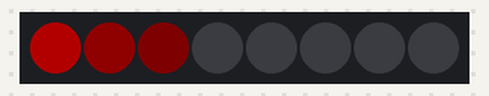
Bench run of a program on a simulated Raspberry Pi (BCM pin numbers) with a Blinkt!. Parts: 8 RGB LEDs in strip order, left to right. Dim RGB values are drawn brighter than linear; the clock reads 2024-03-15 10:24:30 at power-on unless the program sets it.

Above: at 0.05 s.
At 4.3 s:
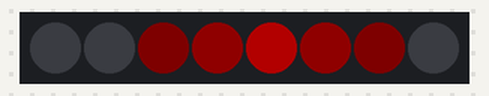
At 9.16 s:
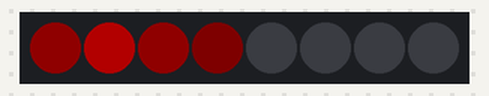
At 18.27 s:
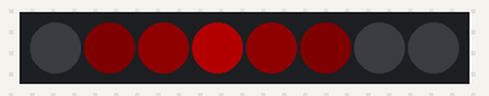
At 27.38 s:
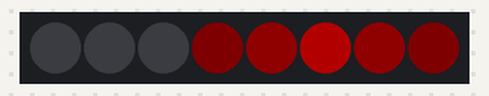
At 36.55 s:
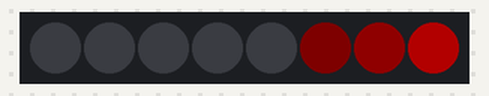
Timing chart, 0 to 40.0 s (numbered marks = the images above):
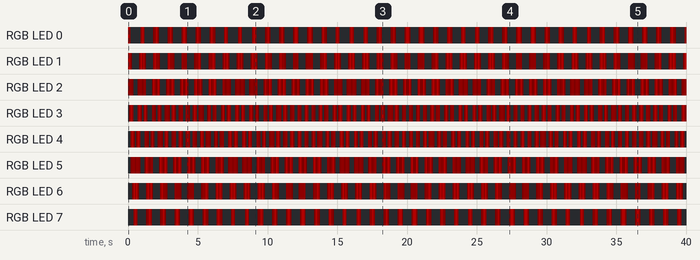

Measured:
- by itself, RGB LED 2: off → RGB(4, 0, 0) at 0.00 s, → RGB(15, 0, 0) 0.10 s later, → RGB(4, 0, 0) 0.20 s later, → off 0.10 s later, … (246 changes in this stretch)
- by itself, RGB LED 1: off → RGB(15, 0, 0) at 0.00 s, → RGB(58, 0, 0) 0.10 s later, → RGB(4, 0, 0) 0.10 s later, → off 0.10 s later, … (196 changes in this stretch)

The program:

blinktShutdown.py
```python
#!/usr/bin/env python

import time

import blinkt

blinkt.set_clear_on_exit()

REDS = [0, 0, 0, 0, 0, 16, 64, 255, 64, 16, 0, 0, 0, 0, 0, 0]

start_time = time.time()

while True:
    # Sine wave, spends a little longer at min/max
    # delta = (time.time() - start_time) * 8
    # offset = int(round(((math.sin(delta) + 1) / 2) * (blinkt.NUM_PIXELS - 1)))

    # Triangle wave, a snappy ping-pong effect
    delta = (time.time() - start_time) * 16
    offset = int(abs((delta % len(REDS)) - blinkt.NUM_PIXELS))

    for i in range(blinkt.NUM_PIXELS):
        blinkt.set_pixel(i, REDS[offset + i], 0, 0)

    blinkt.show()

    time.sleep(0.1)
```
